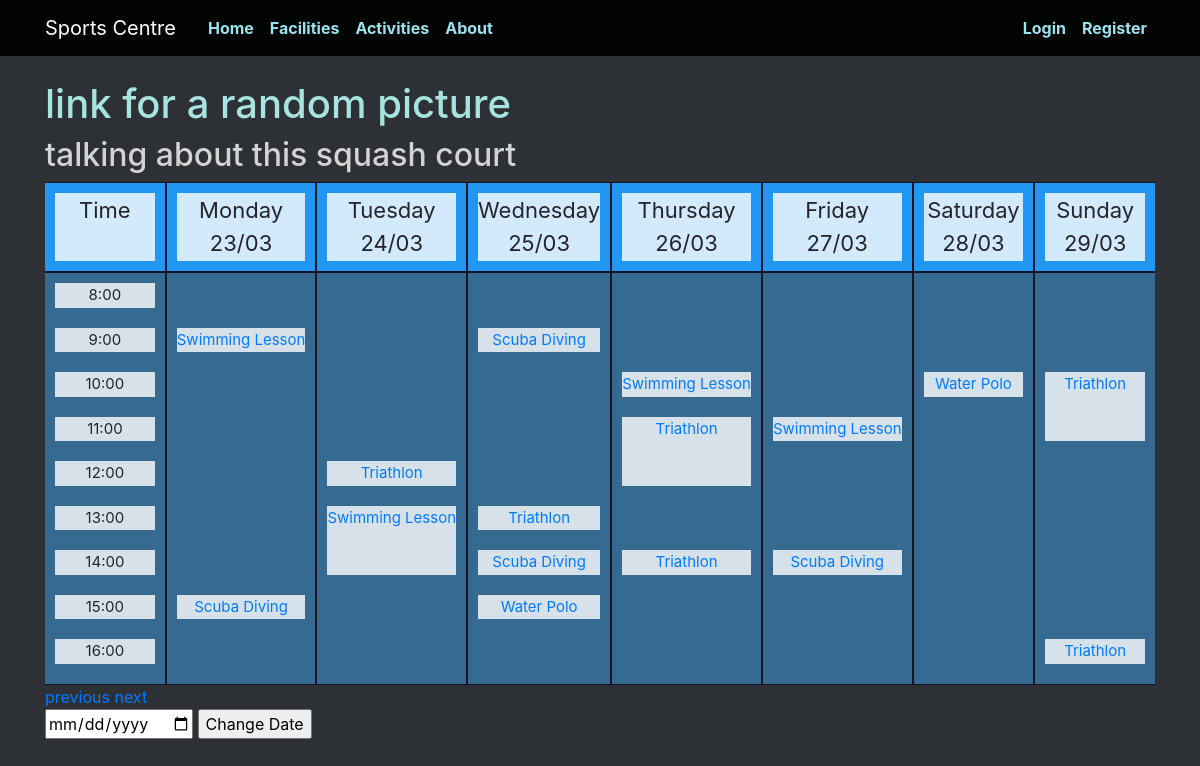
Page /facilities/swimming_pool/2020/12 on the committed database.
### app/models.py (models this page shows)
class Booking(db.Model):
  id = db.Column(db.Integer, primary_key=True)
  facility = db.Column(db.Integer, db.ForeignKey('user.id'), nullable=False)
  user = db.Column(db.Integer, db.ForeignKey('facility.id') , nullable=False)
  datetime = db.Column(db.DateTime, nullable=False)
  week = db.Column(db.Integer)
  year = db.Column(db.Integer)
  duration = db.Column(db.Integer, nullable=False)
  activity = db.Column(db.Integer, nullable=False)
  paid = db.Column(db.Integer, default=0)

class Activity(db.Model):
  id = db.Column(db.Integer, primary_key=True)
  facility = db.Column(db.Integer, db.ForeignKey('facility.id'), nullable=False)
  name = db.Column(db.String)
  url = db.Column(db.String(100))

### app/views.py (the view)
@app.route('/facilities/<facility_url>/<int:year>/<int:week>', methods = ['GET', 'POST'])
def show_facility(facility_url, year, week):
  facility = models.Facility.query.filter_by(url=facility_url).first_or_404()
  tform = ChangeTimetable()
  if tform.validate_on_submit():
    flash("this message", "danger")
  bookings = []
  for i in range(8):
    b = models.Booking.query.filter_by(facility=facility.id).filter_by(week=week).filter_by(year=year)
    filtered_b = []
    for query in b:
      if query.datetime.weekday() == i-1:
        filtered_b.append(query)
    bookings.append(filtered_b)
  address = 'facilities/' + facility.url + '.html'
  title = facility.name
  activity = models.Activity.query.order_by(models.Activity.id.asc())
  dates = get_dates_for_week(year, week)
  return render_template(address, title=title, bookings=bookings, url='/facilities/'+facility_url, year=year, week=week, activity=activity, dates=dates, tform=tform)

### app/forms.py
class ChangeTimetable(Form):
  date = DateField('Date', format='%y-%m-%d')
  submit = SubmitField('Change Date')

### app/views.py (called while the page is built)
def get_dates_for_week(year, week):
  date = datetime.strptime(str(year), "%Y")
  date += timedelta(weeks=week)
  dates = []
  while date.weekday() != 0:
    date += timedelta(days=-1)
  for i in range(7):
    dates.append(datetime.strftime(date + timedelta(days=i), '%d/%m'))
  return dates

### app/templates/facilities/swimming_pool.html
{% extends "facilities_index.html" %}
{% block picture %}
link for a random picture
{% endblock %}
{% block info %}
talking about this squash court
{% endblock %}

### app/templates/timetable.html (shortened to what this page needs)
{% extends "index.html" %}
{% block content %}
  {% block top %}
  {% endblock %}
  <div class="scroll">
  <div class="grid-container">
  <div class="grid-sub-header">
    <div style=>Time</div>
  </div>
  {% for day in ["Monday", "Tuesday", "Wednesday", "Thursday", "Friday", "Saturday", "Sunday"] %}
  <div class="grid-sub-header">
    <div style="grid-row-start: header;">{{ day }}<br>{{ dates[loop.index0] }}</div>
  </div>
  {% endfor %}
  <div class="grid-sub">
    {% for time in ["8:00", "9:00", "10:00", "11:00", "12:00", "13:00", "14:00", "15:00", "16:00"] %}
      <div style="grid-row-start: time-{{ loop.index0 + 8 }}; grid-column: 1/2;">{{ time }}</div>
    {% endfor %}
  </div>
  {% for day in ["Monday", "Tuesday", "Wednesday", "Thursday", "Friday", "Saturday", "Sunday"] %}
  <div class="grid-sub">
    {% for booking in bookings[loop.index0+1] %}
      <div style="grid-row: time-{{ booking.datetime.strftime('%-H') }} / time-{{ booking.datetime.strftime('%-H')|int + booking.duration }};">
        {% if booking.activity == 0 %}
          Booked
        {% else %}
          <a href="/activities/{{ activity[booking.activity-1].url }}/booking/{{ booking.id }}/{{ year }}/{{ week }}">
            {{ activity[booking.activity-1].name }}
          </a>
        {% endif %}
      </div>
    {% endfor %}
  </div>
  {% endfor %}
  </div>
  </div>
  <a href="{{ url }}/{{ year }}/{{ week - 1 }}">previous</a>
  <a href="{{ url }}/{{ year }}/{{ week + 1 }}">next</a>
  <form method='POST'>
    {{ tform.date }}
    {{ tform.submit }}
  </form>
{% endblock %}

### app/static/style.css (style rules this page uses)
body { background: rgb(45, 48, 53); color: rgb(36, 37, 43); margin-top: 5rem; }
.grid-container { display: grid; grid-template-columns: [time] 1fr [day-0] 1fr [day-1] 1fr [day-2] 1fr [day-3] 1fr [day-4] 1fr [day-5] 1fr [day-6] 1fr; grid-gap: 2px; padding: 10px; background-color: rgba(17, 14, 32, 0.8); text-align: center; padding: 1px 0; font-size: 20px; grid-template-columns: repeat(8, 1fr); }
.grid-sub-header { display: grid; background-color: #2196F3; padding: 10px; grid-auto-columns: 1fr; }
.grid-sub-header > div { background-color: rgba(255, 255, 255, 0.8); text-align: center; padding: 1px 0; font-size: 22px; }
.grid-sub { display: grid; grid-template-rows: [time-8] 1fr [time-9] 1fr [time-10] 1fr [time-11] 1fr [time-12] 1fr [time-13] 1fr [time-14] 1fr [time-15] 1fr [time-16] 1fr [time-17] 0fr; grid-gap: 20px; background-color: rgb(55, 106, 145); padding-top: 10px; padding-left: 10px; padding-right: 10px; grid-auto-columns: 1fr; }
.grid-sub > div { background-color: rgba(255, 255, 255, 0.8); text-align: center; padding: 1px 0; font-size: 15px; }
div.scroll { overflow: auto; white-space: nowrap; }

### rows in the picture
Booking: activity.name "Swimming Lesson"
Booking: activity.name "Scuba Diving"
Booking: activity.name "Triathlon"
Booking: activity.name "Swimming Lesson"
Booking: activity.name "Scuba Diving"
Booking: activity.name "Triathlon"
Booking: activity.name "Scuba Diving"
Booking: activity.name "Water Polo"
Booking: activity.name "Triathlon"
Booking: activity.name "Triathlon"
Booking: activity.name "Swimming Lesson"
Booking: activity.name "Swimming Lesson"
Booking: activity.name "Scuba Diving"
Booking: activity.name "Water Polo"
Booking: activity.name "Triathlon"
Booking: activity.name "Triathlon"

### other values in the picture
{{ day }} "Monday" "Tuesday" "Wednesday" "Thursday" "Friday" "Saturday" "Sunday"
{{ dates[loop.index0] }} "23/03" "24/03" "25/03" "26/03" "27/03" "28/03" "29/03"
{{ time }} "8:00" "9:00" "10:00" "11:00" "12:00" "13:00" "14:00" "15:00" "16:00"
